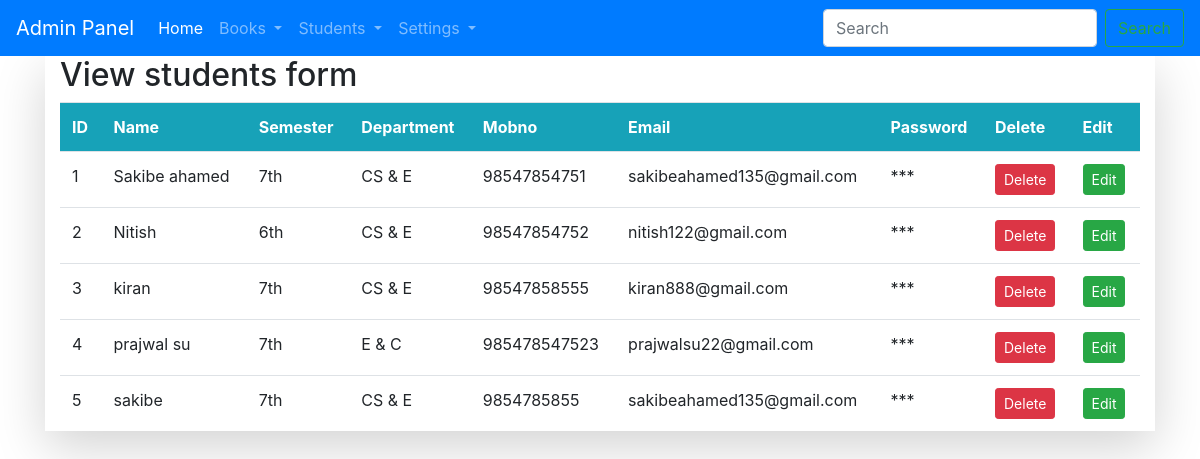
Page /viewstudent.html on the committed database.
### Library management system/app.py (models this page shows, shortened)
class students(db.Model):
    id = db.Column(db.Integer, primary_key=True)
    usn = db.Column(db.String(50), nullable=False, unique=True)
    name = db.Column(db.String(50), nullable=False)
    semester = db.Column(db.String(10), nullable=False)
    dept = db.Column(db.String(50), nullable=False)
    mobno = db.Column(db.String(10), nullable=False)
    email = db.Column(db.String(50), nullable=False)
    password = db.Column(db.String(50), nullable=False)

### Library management system/app.py (the view)
@app.route('/viewstudent.html')
def viewstudent():
    stds = students.query.all()
    return render_template('viewstudent.html', rows=stds)

### Library management system/templates/viewstudent.html
{% extends "adminnavbar.html" %}
{% block content %}
<div class="container shadow-lg bg-white">
    <h2>View students form</h2>
    <table class="table">
        <tr class="bg-info text-white">
            <th>ID</th>
            <th>Name</th>
            <th>Semester</th>
            <th>Department</th>
            <th>Mobno</th>
            <th>Email</th>
            <th>Password</th>
            <th>Delete</th>
            <th>Edit</th>
        </tr>
    {% for stu in rows %}
    <tr>
        <td>{{stu.id}}</td>
        <td>{{stu.name}}</td>
        <td>{{stu.semester }}</td>
        <td>{{stu.dept}}</td>
        <td>{{stu.mobno }}</td>
        <td>{{stu.email }}</td>
        <td>***</td>
        <td><a href="/delete_book/{{stu.id}}" class="btn btn-sm btn-danger" onclick="return confirm('Are you sure ??');">Delete</a></td>
        <td><a href="/edit_book/{{stu.id}}" class="btn btn-sm btn-success">Edit</a></td>
    </tr>
        {% endfor %}
    </table>
</div>
{% endblock %}

### Library management system/templates/adminnavbar.html (shortened to what this page needs)
<!doctype html>
<html lang="en">
  <head>
    <link rel="stylesheet" href="https://cdn.jsdelivr.net/npm/bootstrap@4.6.2/dist/css/bootstrap.min.css">
  </head>
  <body>
  <nav class="navbar navbar-expand-lg navbar-dark bg-primary">
  <a class="navbar-brand" href="/home.html">Admin Panel</a>
  <div class="collapse navbar-collapse" id="navbarSupportedContent">
    <ul class="navbar-nav mr-auto">
      <li class="nav-item active">
        <a class="nav-link" href="/home.html">Home <span class="sr-only">(current)</span></a>
      </li>
      <li class="nav-item dropdown">
        <a class="nav-link dropdown-toggle" href="#" role="button" data-toggle="dropdown" aria-expanded="false">
         Books
        </a>
      </li>
       <li class="nav-item dropdown">
        <a class="nav-link dropdown-toggle" href="#" role="button" data-toggle="dropdown" aria-expanded="false">
         Students
        </a>
      </li>
<li class="nav-item dropdown">
  <a class="nav-link dropdown-toggle" href="#" role="button" data-toggle="dropdown" aria-expanded="false">
   Settings
  </a>
</li>
    </ul>
    <form class="form-inline my-2 my-lg-0">
      <input class="form-control mr-sm-2" type="search" placeholder="Search" aria-label="Search">
      <button class="btn btn-outline-success my-2 my-sm-0" type="submit">Search</button>
    </form>
  </div>
</nav>
  <div class="container">
      {% block content %}
      {% endblock %}
  </div>
  </body>
</html>

### Library management system/templates/adminnavbar.html (style rules this page uses)
body { background-image:url(/static/stud.jpg); background-size:cover; }

### rows in the picture
students: id "1", name "Sakibe ahamed", semester "7th", dept "CS & E", mobno "98547854751", email "sakibeahamed135@gmail.com"
students: id "2", name "Nitish", semester "6th", dept "CS & E", mobno "98547854752", email "nitish122@gmail.com"
students: id "3", name "kiran", semester "7th", dept "CS & E", mobno "98547858555", email "kiran888@gmail.com"
students: id "4", name "prajwal su", semester "7th", dept "E & C", mobno "985478547523", email "prajwalsu22@gmail.com"
students: id "5", name "sakibe", semester "7th", dept "CS & E", mobno "9854785855", email "sakibeahamed135@gmail.com"
